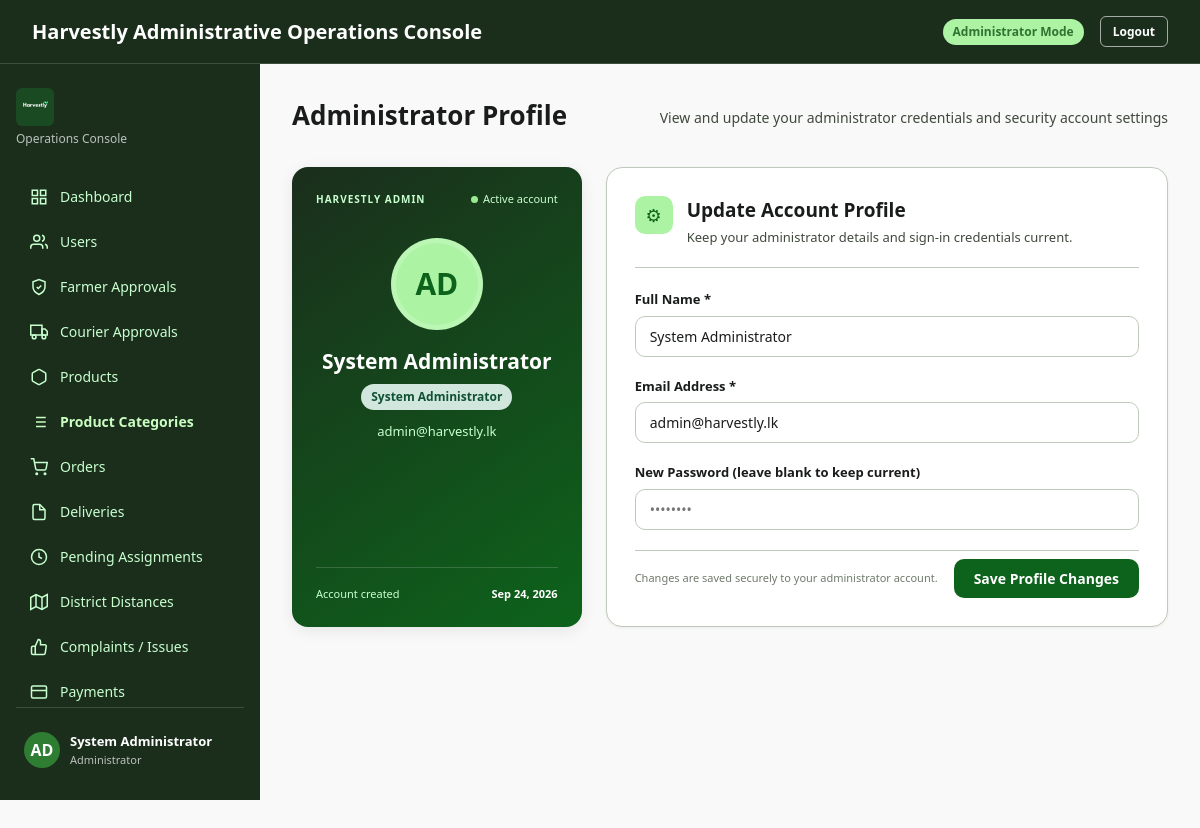
Page /index.php?page=admin_profile (signed in) on the committed database.
### tables this page shows
CREATE TABLE IF NOT EXISTS users (
    user_id BIGINT UNSIGNED AUTO_INCREMENT PRIMARY KEY,
    role ENUM('BUYER','FARMER','COURIER_PARTNER','ADMIN') NOT NULL,
    full_name VARCHAR(120) NOT NULL,
    email VARCHAR(190) NOT NULL,
    password_hash VARCHAR(255) NOT NULL,
    phone VARCHAR(25) NULL,
    account_status ENUM('PENDING','ACTIVE','REJECTED','SUSPENDED') NOT NULL DEFAULT 'PENDING',
    last_login_at DATETIME NULL,
    created_at TIMESTAMP NOT NULL DEFAULT CURRENT_TIMESTAMP,
    updated_at TIMESTAMP NOT NULL DEFAULT CURRENT_TIMESTAMP ON UPDATE CURRENT_TIMESTAMP,
    UNIQUE KEY uq_users_email (email),
    KEY idx_users_role_status (role, account_status)
);

### config/database.php (called while the page is built, shortened)
<?php
function getDBConnection() {
    static $conn = null;
    if ($conn === null) {
        $conn = new mysqli(DB_HOST, DB_USER, DB_PASS, DB_NAME, DB_PORT);
        $conn->set_charset("utf8mb4");
    }
    return $conn;
}

### admin/models/AdminModel.php (called while the page is built, shortened)
<?php
require_once __DIR__ . '/../../config/database.php';
class AdminModel {
    private $db;
    public function __construct() {
        $this->db = getDBConnection();
        $this->ensureCategoryDescriptionColumn();
    }
    private function ensureCategoryDescriptionColumn() {
        $result = $this->db->query("SHOW COLUMNS FROM product_categories LIKE 'description'");
    }
    public function getAdminProfile($adminId = 1) {
        $stmt = $this->db->prepare("SELECT user_id as id, full_name, email, role, created_at FROM users WHERE user_id = ? AND role = 'ADMIN'");
        if ($stmt) {
            $stmt->bind_param("i", $adminId);
            $stmt->execute();
            $res = $stmt->get_result();
            $profile = $res ? $res->fetch_assoc() : null;
            if ($profile) return $profile;
        }
        return ['id' => 1, 'full_name' => 'System Administrator', 'email' => 'admin@harvestly.lk', 'role' => 'Administrator', 'created_at' => date('Y-m-d H:i:s')];
    }
}

### includes/functions.php (called while the page is built, shortened)
<?php
function sanitize($data) {
    return htmlspecialchars(trim((string)$data), ENT_QUOTES, 'UTF-8');
}

### admin/views/profile.php (the view, shortened to what this page needs)
<div class="view-container admin-profile-page">
    <div class="page-header mb-6">
        <h1 class="text-2xl font-bold text-on-surface">Administrator Profile</h1>
        <p class="text-sm text-on-surface-variant">View and update your administrator credentials and security account settings</p>
    </div>
    <div class="profile-grid">
        <div class="profile-summary-card">
            <div class="profile-summary-top">
                <span class="profile-kicker">HARVESTLY ADMIN</span>
                <span class="profile-status"><span></span> Active account</span>
            </div>
            <div class="profile-avatar">AD</div>
            <h2><?= sanitize($adminProfile['full_name'] ?? 'System Administrator'); ?></h2>
            <span class="badge badge-success">System Administrator</span>
            <p class="profile-email"><?= sanitize($adminProfile['email'] ?? 'admin@harvestly.lk'); ?></p>
            <div class="profile-account-date">
                <span>Account created</span>
                <strong><?= date('M d, Y', strtotime($adminProfile['created_at'] ?? 'now')); ?></strong>
            </div>
        </div>
        <div class="card profile-form-card">
            <div class="profile-form-heading">
                <div class="profile-form-icon">⚙</div>
                <div>
                    <h3>Update Account Profile</h3>
                    <p>Keep your administrator details and sign-in credentials current.</p>
                </div>
            </div>
            <form method="POST" action="index.php?admin_action=update_admin_profile">
                <div class="profile-form-fields">
                <div class="form-group">
                    <label class="form-label">Full Name *</label>
                    <input type="text" name="full_name" class="input-field" value="<?= sanitize($adminProfile['full_name'] ?? ''); ?>" required>
                </div>
                <div class="form-group">
                    <label class="form-label">Email Address *</label>
                    <input type="email" name="email" class="input-field" value="<?= sanitize($adminProfile['email'] ?? ''); ?>" required>
                </div>
                <div class="form-group">
                    <label class="form-label">New Password (leave blank to keep current)</label>
                    <input type="password" name="new_password" class="input-field" placeholder="••••••••">
                </div>
                </div>
                <div class="profile-form-footer">
                    <span>Changes are saved securely to your administrator account.</span>
                    <button type="submit" class="btn btn-primary">Save Profile Changes</button>
                </div>
            </form>
        </div>
    </div>
</div>

### rows in the picture
users: full_name "System Administrator", email "admin@harvestly.lk", created_at "Sep 24, 2026"

### other values in the picture
$_SESSION['user_name'] "System Administrator"
